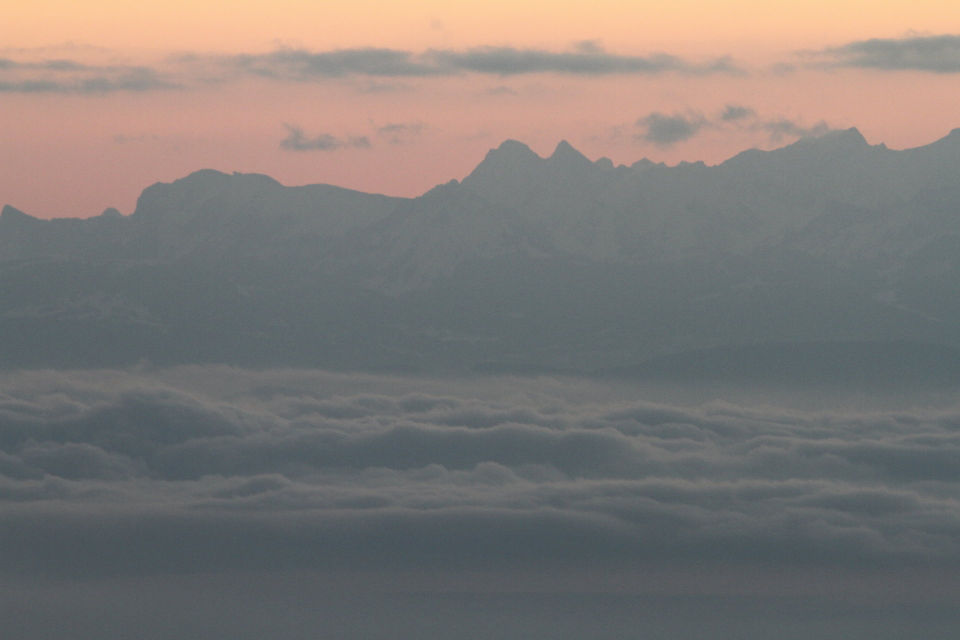
#> input picture stabilize/alpes/alpes_108.jpg, 1920 x 1280 px, given in place of tf2.mp4, which was not available (shown at 1/2 size)
$ python mean-shift_track.py
#> lines starting #> are read from the running program, lines starting #| are printed output that depends on the picture; after the words box and inside, x2 and y2 are one past the last pixel; in counts of white or black regions, pixels touching at a corner belong together; pictures that were not available may be replaced by others from this repository, and a replacement may not be noted
### src/lib/tools.py
import cv2
import numpy as np


# [69 lines left out: functions concat_hor, concat_ver, concat_ver2, not called in this run]

### src/lib/logger.py
# coding=utf-8

import logging
import logging.handlers as handlers
import subprocess
import os
import time

from patterns.singleton import Singleton


class SizedTimedRotatingFileHandler(handlers.TimedRotatingFileHandler):
    """
    Handler for logging to a set of files, which switches from one file
    to the next when the current file reaches a certain size, or at certain
    timed intervals
    """
    # [31 lines left out: functions __init__, shouldRollover, not called in this run]


class Logger(Singleton):

    __log_filename = 'detector.log'
    __logger = None
    __log_file_path = "./"

    def __init__(self):
        pass

    def __call__(self):
        return self.__logger

    def critical(self, msg, *args, **kwargs):
        self.__logger.debug(msg, *args, **kwargs)

    def error(self, msg, *args, **kwargs):
        self.__logger.error(msg, *args, **kwargs)

    def warning(self, msg, *args, **kwargs):
        self.__logger.warning(msg, *args, **kwargs)

    def debug(self, msg, *args, **kwargs):
        self.__logger.debug(msg, *args, **kwargs)

    def info(self, msg, *args, **kwargs):
        self.__logger.info(msg, *args, **kwargs)

    # [43 lines left out: functions init_logger, log_command, not called in this run]

logger = Logger()  # simple alias without ugly brackets

### src/lib/patterns/singleton.py
# coding=utf-8

# works in Python 2 & 3
# noinspection PyArgumentList


class _Singleton(type):
    """ A metaclass that creates a Singleton base class when called. """
    _instances = {}

    # [5 lines left out: function __call__, not called in this run]


# noinspection PyClassHasNoInit
class Singleton(_Singleton('SingletonMeta', (object,), {})):
    pass

### tracks/mean-shift_track.py
import os
import src.lib.tools as tl
import numpy as np
import cv2


def run_main():
    path = os.path.join(os.path.dirname(os.path.realpath(__file__)), 'tf2.mp4')
    # noinspection PyArgumentList
    cap = cv2.VideoCapture(path)
    # Read the first frame of the video
    ret, frame = cap.read()
#> frame is the input picture: shape (1280, 1920, 3); mean B, G, R 117.8, 121, 126.2
    # Set the ROI (Region of Interest). Actually, this is a
    # rectangle that we're tracking
    c, r, w, h = 1283, 149, 20, 40
    track_window = (c, r, w, h)
    # Create mask and normalized histogram
    roi = frame[r:r + h, c:c + w]
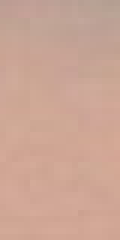
#> roi: shape (40, 20, 3) (shown 6 times larger); mean B, G, R 149.4, 165.4, 203.6
    hsv_roi = cv2.cvtColor(roi, cv2.COLOR_RGB2HSV)
#> hsv_roi: shape (40, 20, 3); mean H, S, V 111.3, 67.7, 203.6
    mask = cv2.inRange(hsv_roi, np.array([0., 30., 32.]), np.array([180., 255., 255.]))
#> mask: shape (40, 20); every value is 255
    roi_hist = cv2.calcHist([hsv_roi], [0], mask, [180], [0, 180])
#> roi_hist = 180 values, max 341 at index 112, min 0 at index 0, mean 4.44
    cv2.normalize(roi_hist, roi_hist, 0, 255, cv2.NORM_MINMAX)
    term_crit = (cv2.TERM_CRITERIA_EPS | cv2.TERM_CRITERIA_COUNT, 10, 1)

    while True:
        ret, frame = cap.read()
        hsv = cv2.cvtColor(frame, cv2.COLOR_RGB2HSV)
#> hsv: shape (1280, 1920, 3); mean H, S, V 46.1, 36.8, 133.5
        dst = cv2.calcBackProject([hsv], [0], roi_hist, [0, 180], 1)
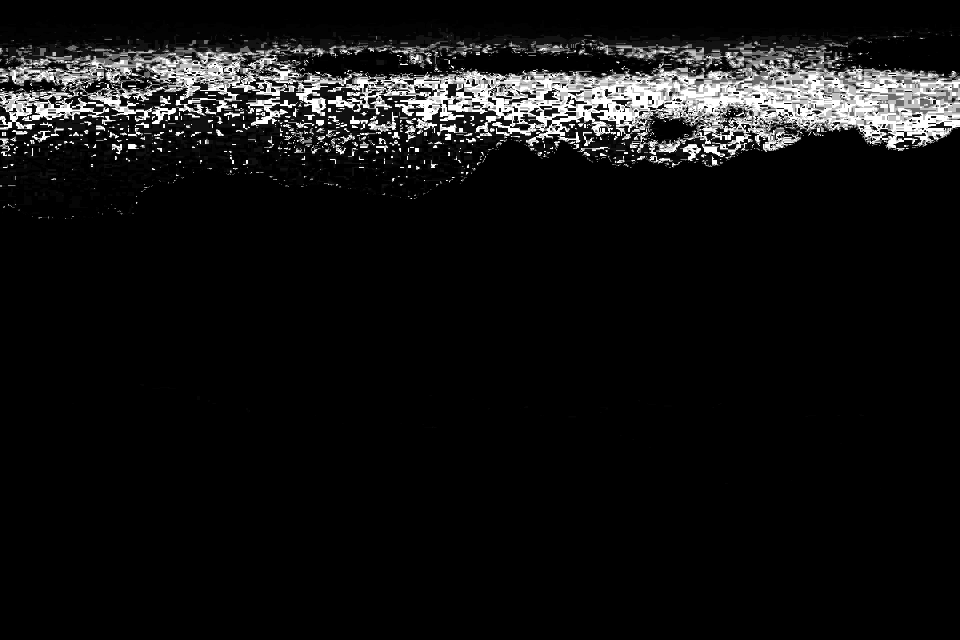
#> dst: shape (1280, 1920) (shown at 1/2 size); min 0, max 255, mean 18
        ret, track_window = cv2.meanShift(dst, track_window, term_crit)
#> ret = 7; track_window = (1280, 155, 20, 40)
        x, y, w, h = track_window
#> x = 1280; y = 155; w = 20; h = 40
        cv2.rectangle(frame, (c, r), (c + w, r + h), 0, 2)
#> frame: shape (1280, 1920, 3); 0.01% of pixels changed, all inside (x1, y1, x2, y2) = (1282, 148, 1305, 191)
        cv2.rectangle(frame, (x, y), (x + w, y + h), 255, 2)
#> frame: shape (1280, 1920, 3); mean B, G, R 117.8, 120.9, 126.1
        cv2.putText(frame, 'Tracked', (x - 25, y - 10), cv2.FONT_HERSHEY_SIMPLEX,
                    1, (255, 255, 255), 2, cv2.LINE_AA)
#> frame: shape (1280, 1920, 3); mean B, G, R 117.9, 121, 126.1

        cv2.imshow('Tracking', tl.concat_hor((cv2.resize(frame, (0, 0), fx=0.5, fy=0.5), roi_hist)))
#> the loop in concat_hor, `for img in imgs:` made 2 passes
#> after the loop in concat_hor, `for img in imgs:`: s = 965
#> the loop in concat_hor, `for img in imgs:` made 2 passes
#> pass 1, in concat_hor, `imgg = cv2.copyMakeBorder(img.copy(), bs, bs, bs, bs, cv2.BORDER_CONST..`:
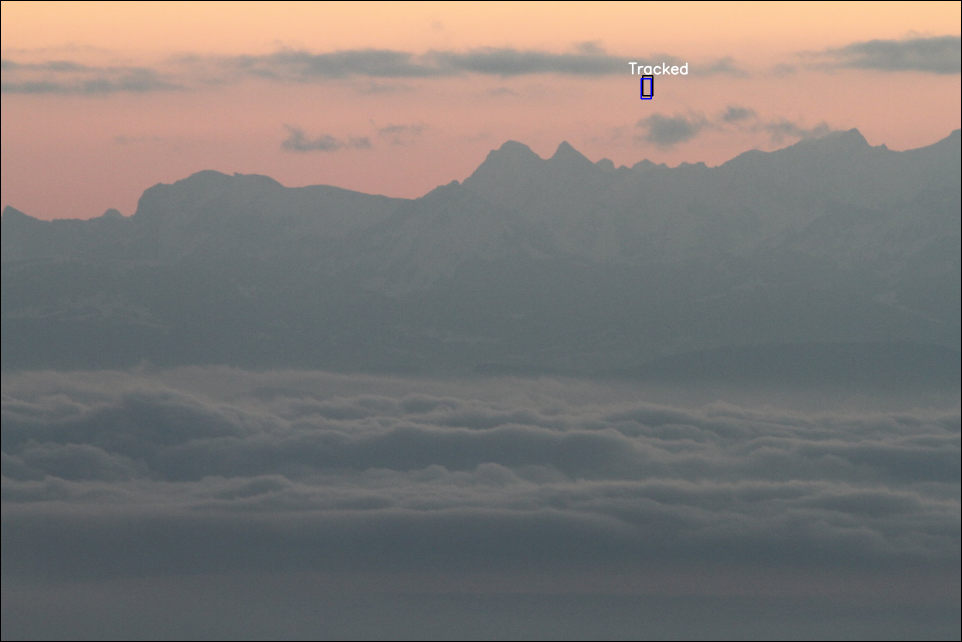
#> imgg: shape (642, 962, 3); mean of channels 0, 1, 2 117.4, 120.5, 125.6; drawn as B, G, R
        if cv2.waitKey(1) & 0xFF == ord('q'):
#> (key q is pressed here)
            break
    cap.release()
    cv2.destroyAllWindows()


if __name__ == "__main__":
    run_main()

$ run again, on stabilize/alpes/alpes_122.jpg
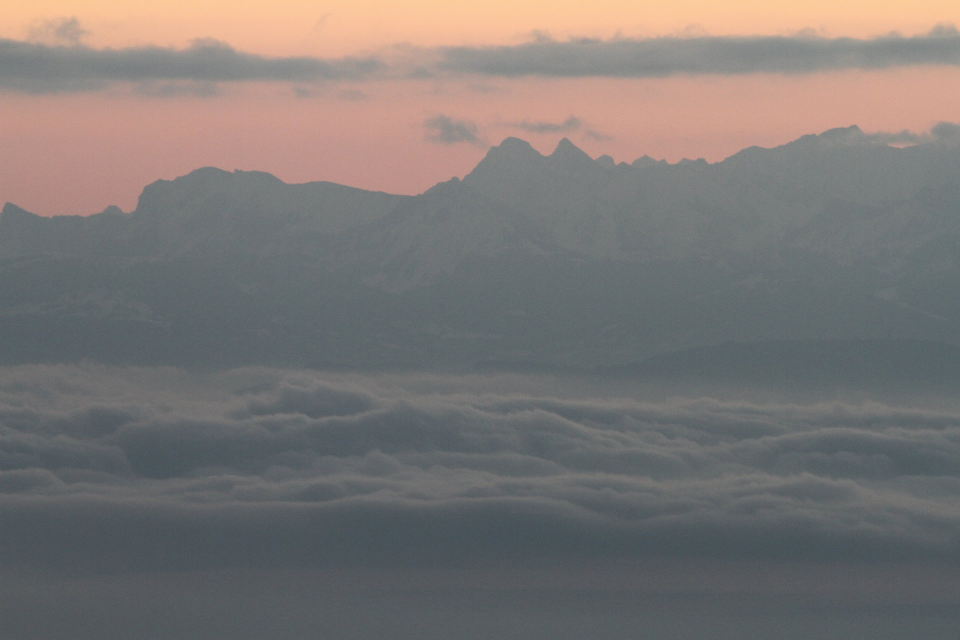
#> input picture stabilize/alpes/alpes_122.jpg, 1920 x 1280 px, given in place of tf2.mp4, which was not available (shown at 1/2 size)
#> in run_main, frame is the input picture: shape (1280, 1920, 3); mean B, G, R 116.1, 118.1, 122.8
#> hsv_roi: shape (40, 20, 3); mean H, S, V 111.4, 58.7, 188.7
#> in run_main, `mask = cv2.inRange(hsv_roi, np.array([0., 30., 32.]), np.array([180., ..`:
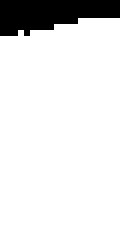
#> mask: shape (40, 20) (shown 6 times larger); 89.2% white; 1 black region, box (x1, y1, x2, y2) and area: (0, 0, 20, 6) 86
#> roi_hist = 180 values, max 295 at index 111, min 0 at index 0, mean 3.97
#> hsv: shape (1280, 1920, 3); mean H, S, V 44.6, 33.6, 129.7
#> ret = 1; track_window = (1282, 151, 20, 40)
#> in run_main, `x, y, w, h = track_window`: x = 1282; y = 151; w = 20; h = 40
#> the loop in concat_hor, `for img in imgs:` made 2 passes
#> after the loop in concat_hor, `for img in imgs:`: s = 965
#> the loop in concat_hor, `for img in imgs:` made 2 passes
#> pass 1, in concat_hor, `imgg = cv2.copyMakeBorder(img.copy(), bs, bs, bs, bs, cv2.BORDER_CONST..`:
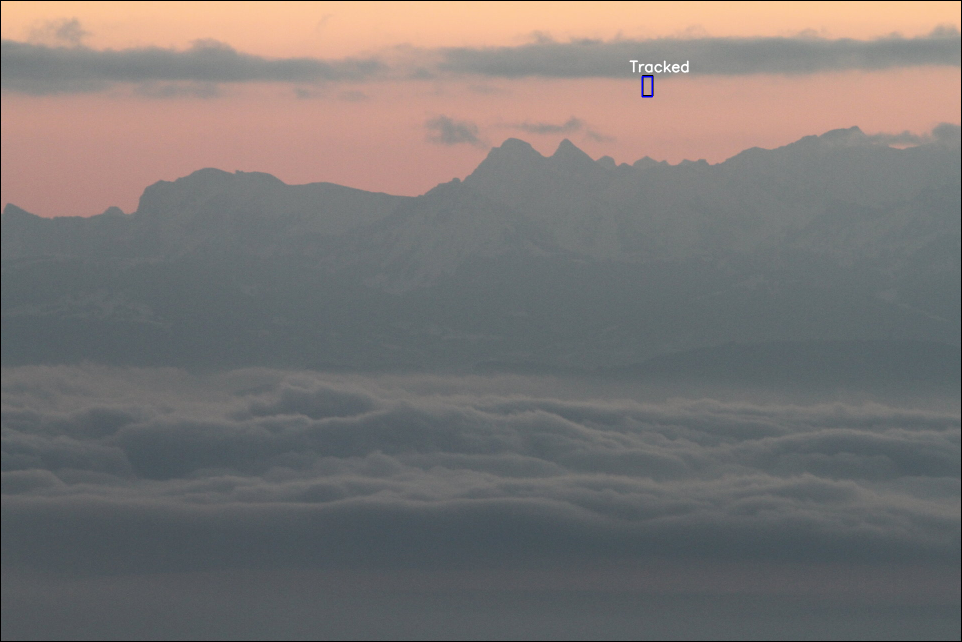
#> imgg: shape (642, 962, 3); mean of channels 0, 1, 2 115.7, 117.6, 122.3; drawn as B, G, R

$ run again, on stabilize/alpes/alpes_123.jpg
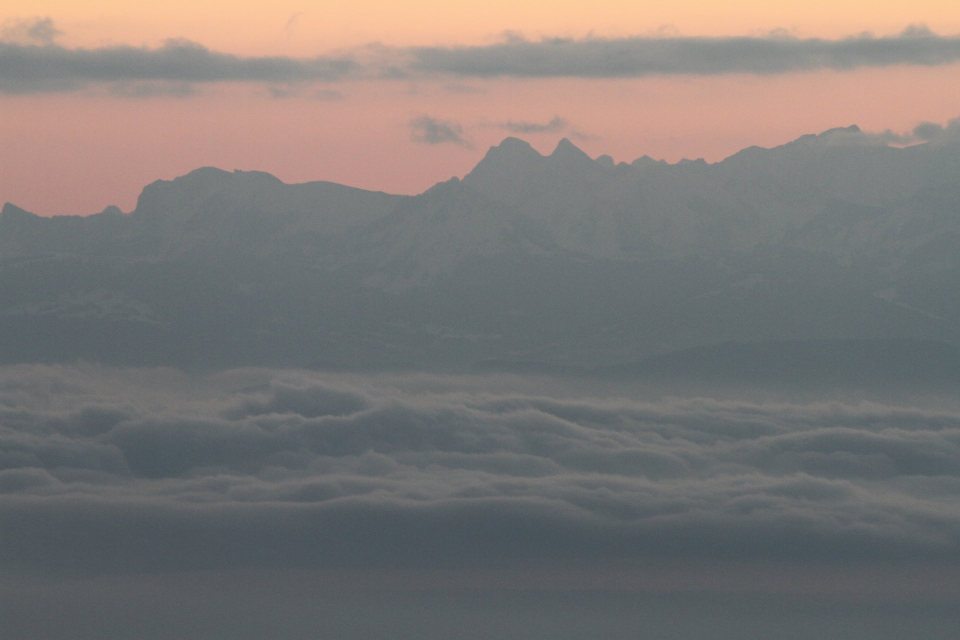
#> input picture stabilize/alpes/alpes_123.jpg, 1920 x 1280 px, given in place of tf2.mp4, which was not available (shown at 1/2 size)
#> in run_main, frame is the input picture: shape (1280, 1920, 3); mean B, G, R 117.5, 119.6, 124.1
#> hsv_roi: shape (40, 20, 3); mean H, S, V 111.9, 62, 195.3
#> in run_main, `mask = cv2.inRange(hsv_roi, np.array([0., 30., 32.]), np.array([180., ..`:
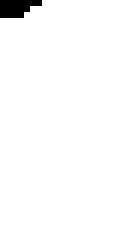
#> mask: shape (40, 20) (shown 6 times larger); 98% white; 1 black region (1 under 20 px)
#> roi_hist = 180 values, max 341 at index 112, min 0 at index 0, mean 4.36
#> hsv: shape (1280, 1920, 3); mean H, S, V 44.8, 33.3, 131.1
#> ret = 9; track_window = (1283, 160, 20, 40)
#> in run_main, `x, y, w, h = track_window`: x = 1283; y = 160; w = 20; h = 40
#> the loop in concat_hor, `for img in imgs:` made 2 passes
#> after the loop in concat_hor, `for img in imgs:`: s = 965
#> the loop in concat_hor, `for img in imgs:` made 2 passes
#> pass 1, in concat_hor, `imgg = cv2.copyMakeBorder(img.copy(), bs, bs, bs, bs, cv2.BORDER_CONST..`:
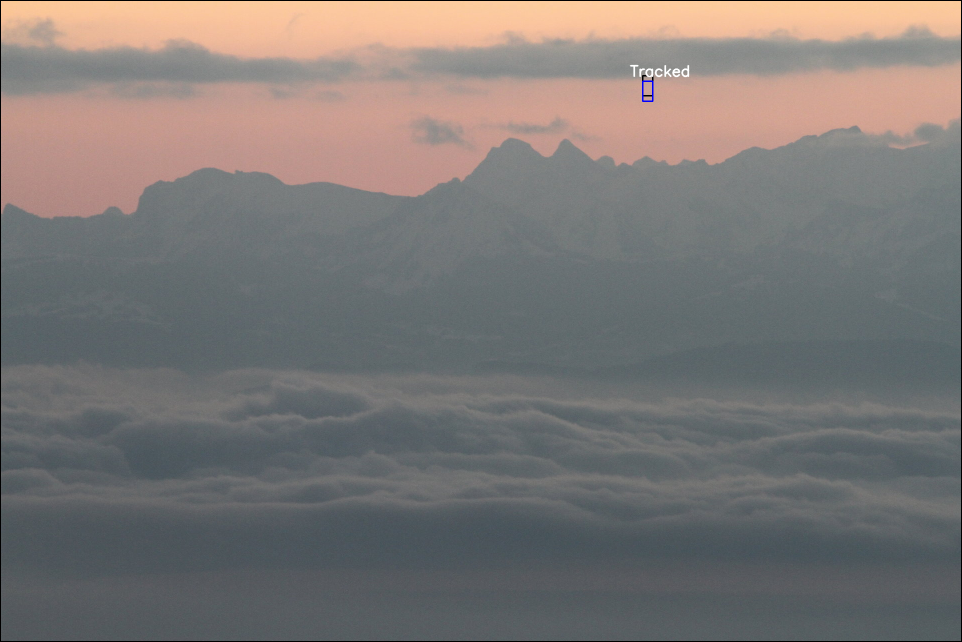
#> imgg: shape (642, 962, 3); mean of channels 0, 1, 2 117.1, 119.1, 123.6; drawn as B, G, R

$ run again, on stabilize/alpes/alpes_135.jpg
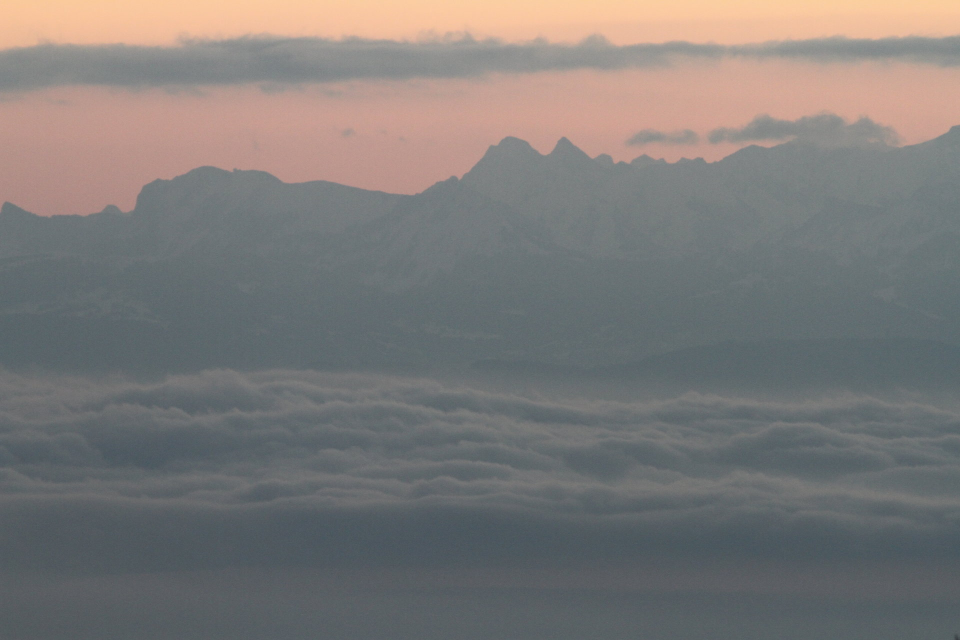
#> input picture stabilize/alpes/alpes_135.jpg, 1920 x 1280 px, given in place of tf2.mp4, which was not available (shown at 1/2 size)
#> in run_main, frame is the input picture: shape (1280, 1920, 3); mean B, G, R 119.7, 121.3, 124.1
#> hsv_roi: shape (40, 20, 3); mean H, S, V 111.3, 67.7, 206
#> mask: shape (40, 20); every value is 255
#> roi_hist = 180 values, max 319 at index 112, min 0 at index 0, mean 4.44
#> hsv: shape (1280, 1920, 3); mean H, S, V 43.1, 34.2, 132.2
#> in run_main, `dst = cv2.calcBackProject([hsv], [0], roi_hist, [0, 180], 1)`:
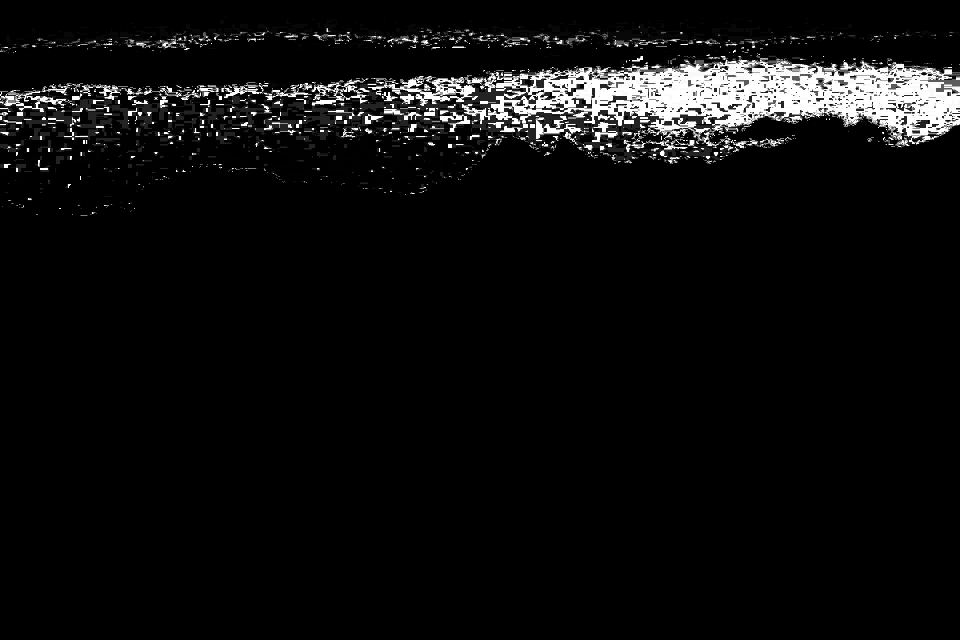
#> dst: shape (1280, 1920) (shown at 1/2 size); min 0, max 255, mean 13.5
#> ret = 0; track_window = (1283, 149, 20, 40)
#> in run_main, `x, y, w, h = track_window`: x = 1283; y = 149; w = 20; h = 40
#> the loop in concat_hor, `for img in imgs:` made 2 passes
#> after the loop in concat_hor, `for img in imgs:`: s = 965
#> the loop in concat_hor, `for img in imgs:` made 2 passes
#> pass 1, in concat_hor, `imgg = cv2.copyMakeBorder(img.copy(), bs, bs, bs, bs, cv2.BORDER_CONST..`:
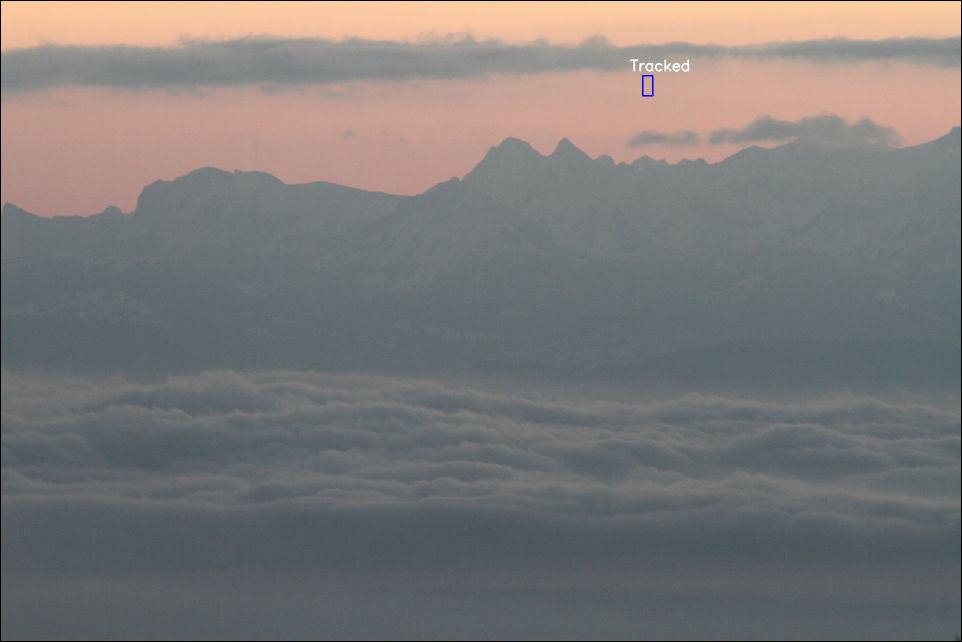
#> imgg: shape (642, 962, 3); mean of channels 0, 1, 2 119.3, 120.8, 123.6; drawn as B, G, R
